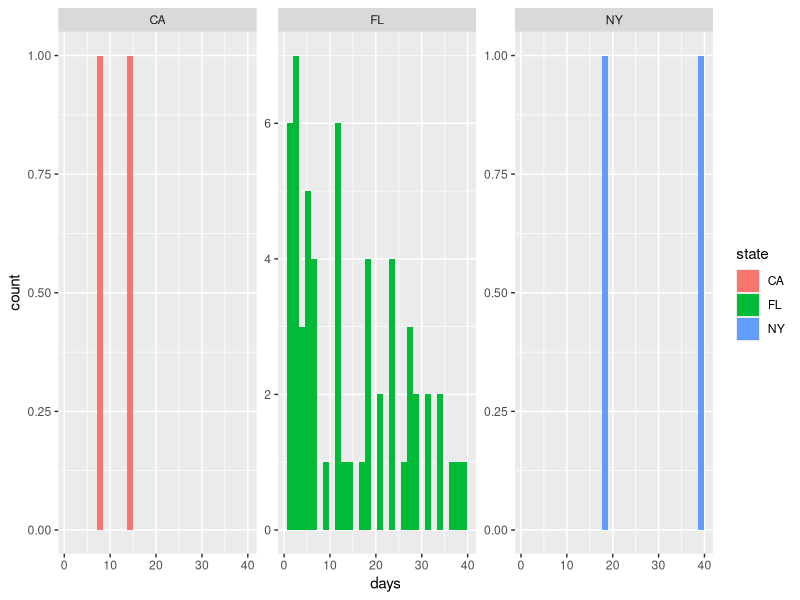
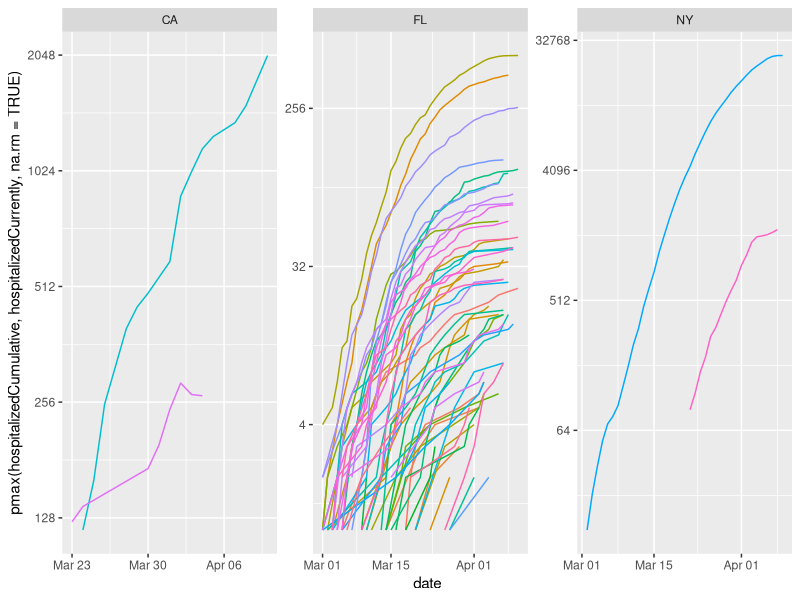
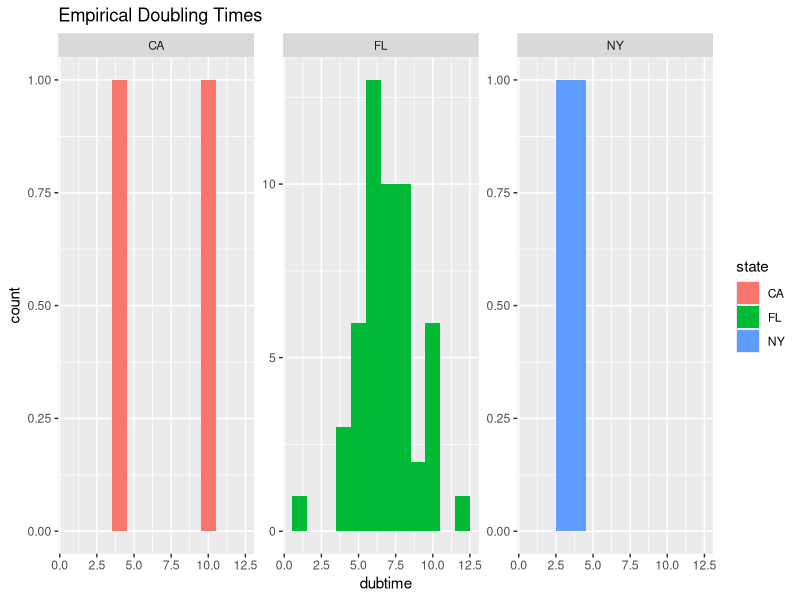

Write the R code that produced these figures, in order.
## ---- chunk 1
library(data.table)
library(ggplot2)
## ---- chunk 2
ICU_LOS = 9
ACUTE_LOS = 7

calc_cumulative_hospitalizations_from_census_time_series = function(exp_p_census_in_icu, icu_los, acute_los, dates, census) {

  exp_agg_los = ICU_LOS*exp_p_census_in_icu + ACUTE_LOS*(1-exp_p_census_in_icu)

  tmp_dt = data.table(
    dt = dates,
    log_census = log(census,2)
  )

  tmp_dt[,day := as.numeric(dt - min(dt))]
  gr = lm(log_census ~ day, data = tmp_dt)$coefficients[['day']]

  print(gr)
  print(2^(-1*exp_agg_los/gr))
  hospitalizedCumulative = census/(1 - 2^(-1*exp_agg_los/gr))
  return(hospitalizedCumulative)
}

# Test
calc_cumulative_hospitalizations_from_census_time_series(
  exp_p_census_in_icu = 0.3,
  icu_los = ICU_LOS,
  acute_los = ACUTE_LOS,
  dates = as.Date(c('2018-01-01', '2018-01-03')),
  census = c(2, 50)
)
## ---- chunk 3
raw_la_scc = fread('data/hosp/la_scc.csv')

la_scc = raw_la_scc[, date := as.Date(date)]

# separate hospitalizedCumulative and hospitalizedCurrently
la_scc[count_type == "ever", hospitalizedCumulative := count]
la_scc[count_type == "current", hospitalizedCurrently := count]
la_scc = la_scc[,.(state = "CA", date, county, hospitalizedCurrently, hospitalizedCumulative)]

la_scc = la_scc[pmax(hospitalizedCumulative, hospitalizedCurrently, na.rm = TRUE) > 0]
la_scc
## ---- chunk 4
raw_ca = fread('data/hosp/ca.csv')

ca = raw_ca[!county %in% c("Los Angeles", "Santa Clara")]
ca[, hospitalizedCurrently := positive_patients + icu_positive]
ca[, hospitalizedCumulative := NA]
ca[, date := as.Date(date)]
ca = ca[,.(state = "CA", date, county, hospitalizedCurrently, hospitalizedCumulative)]
ca = ca[pmax(hospitalizedCumulative, hospitalizedCurrently, na.rm = TRUE) > 0]
ca
## ---- chunk 5
raw_nyc = fread('data/hosp/nyc.csv')

nyc = raw_nyc[,date := as.Date(DATE_OF_INTEREST)]
nyc = nyc[,.(date, HOSPITALIZED_CASE_COUNT)]
nyc = nyc[order(date)]
nyc[, hospitalizedCumulative := cumsum(HOSPITALIZED_CASE_COUNT)]
nyc[, hospitalizedCurrently := NA]
nyc = nyc[!is.na(hospitalizedCumulative),.(state = "NY", date, county = "New York City", hospitalizedCurrently, hospitalizedCumulative)]
nyc = nyc[pmax(hospitalizedCumulative, hospitalizedCurrently, na.rm = TRUE) > 0]
nyc
## ---- chunk 6
raw_suffolk = fread('data/hosp/suffolk.csv')
suffolk = raw_suffolk[,date:=as.Date(date)]
suffolk[, hospitalizedCurrently := hospitalized]
suffolk[, hospitalizedCumulative := NA]
suffolk = suffolk[,.(state = "NY", date, county = "Suffolk", hospitalizedCurrently, hospitalizedCumulative)]
suffolk = suffolk[pmax(hospitalizedCumulative, hospitalizedCurrently, na.rm = TRUE) > 0]
suffolk
## ---- chunk 7
raw_fl_cases = fread('data/hosp/raw_florida_cases.csv')

fl_cases = raw_fl_cases[!is.na(county) & hospitalized == "Yes"]
fl_cases[, date := as.Date(as.POSIXct(event_date/1000, origin="1970-01-01"))]

fl_cases = fl_cases[date >= as.Date("2020-03-01"),.(
  newHospitalizations = .N
  ), by = c('county', 'date')]

fl_cases = fl_cases[order(county, date)]
fl_cases[, hospitalizedCumulative := cumsum(newHospitalizations), by='county']
fl_cases[, hospitalizedCurrently := NA]
fl_cases = fl_cases[,.(state = "FL", date, county, hospitalizedCurrently, hospitalizedCumulative)]
fl_cases = fl_cases[pmax(hospitalizedCumulative, hospitalizedCurrently, na.rm = TRUE) > 0]

fl_cases
## ---- chunk 8
combo = rbind(
  la_scc,
  #ca,
  nyc,
  suffolk,
  fl_cases
)

combo[,uniqueN(county)]
## ---- chunk 9
days_by_county = combo[,.(days = .N), by=c('state','county')]
ggplot(days_by_county, aes(x=days, fill = state)) + geom_histogram() + facet_wrap(~state, scales="free_y")
## ---- chunk 10
ggplot(combo, aes(x=date, y = pmax(hospitalizedCumulative, hospitalizedCurrently, na.rm = TRUE), color = county)) + 
  geom_line() + facet_wrap(~state, scales="free") + theme(legend.position = "none") + scale_y_continuous(trans='log2')
## ---- chunk 11
fwrite(combo, 'data/hosp/combined_hosp_ts.csv')
## ---- chunk 12
calculate_doubling_time = function(dt, s, c) {
  
  subset = copy(dt)[state == s & county == c & pmax(hospitalizedCumulative, hospitalizedCurrently, na.rm = TRUE)>0]
  subset[, `:=`(
    log_2_hosp = log(ifelse(is.na(hospitalizedCumulative), hospitalizedCurrently, hospitalizedCumulative), 2),
    day = as.numeric(date - min(date))
    )]
  
  print(subset)
  
  coef = lm(log_2_hosp ~ day, data = subset)$coefficients[['day']]
  dubtime = 1/coef
  
  return(data.table(
    state = s,
    county = c,
    dubtime = dubtime
  ))
}

state_counties = unique(combo[,.(state,county)])

dts = rbindlist(lapply(seq(1,nrow(state_counties)), function(x) {
  print(x)
  calculate_doubling_time(combo, s = state_counties$state[x], c = state_counties$county[x])
}))

fwrite(dts, 'data/hosp/empirical_dts.csv')

dts
## ---- chunk 13
ggplot(dts, aes(x=dubtime, fill = state)) + geom_histogram(binwidth = 1) + facet_wrap(~state, scales="free_y") + ggtitle("Empirical Doubling Times")
